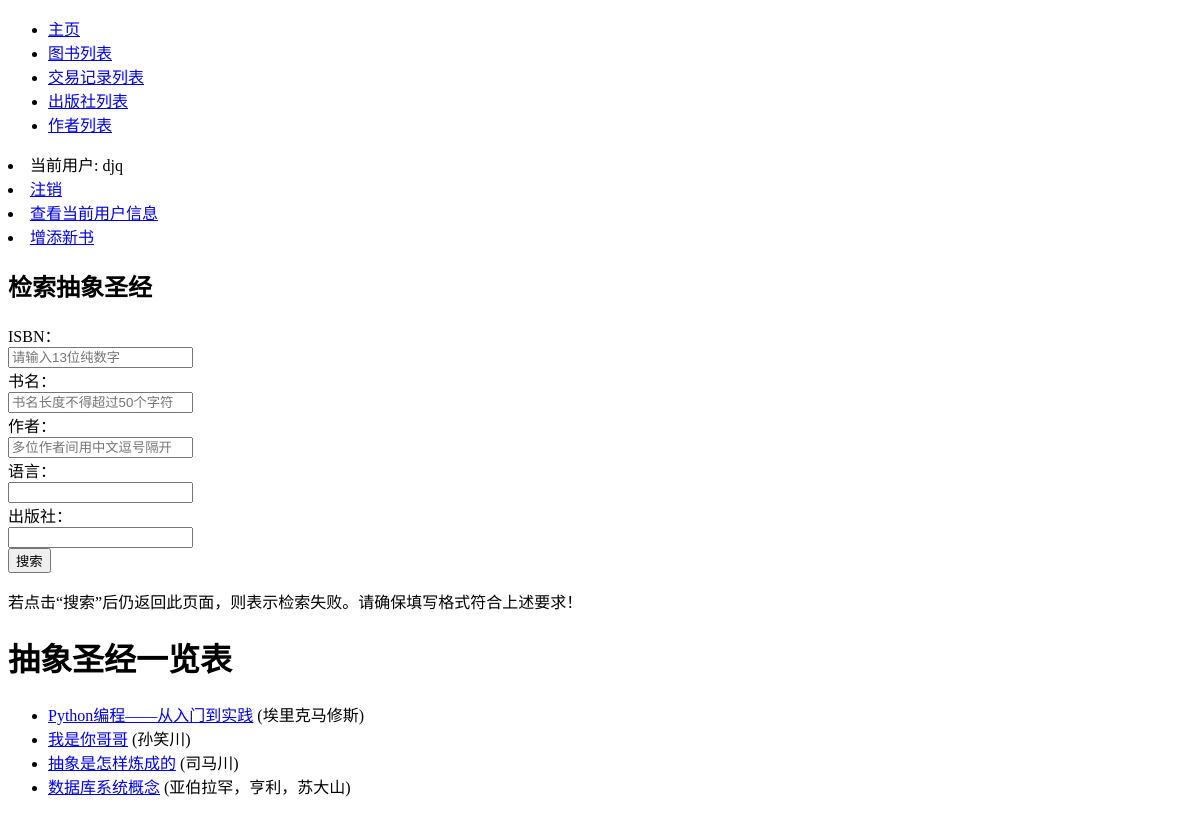
Before: /bookstore/books/ (signed in) with the older database file.
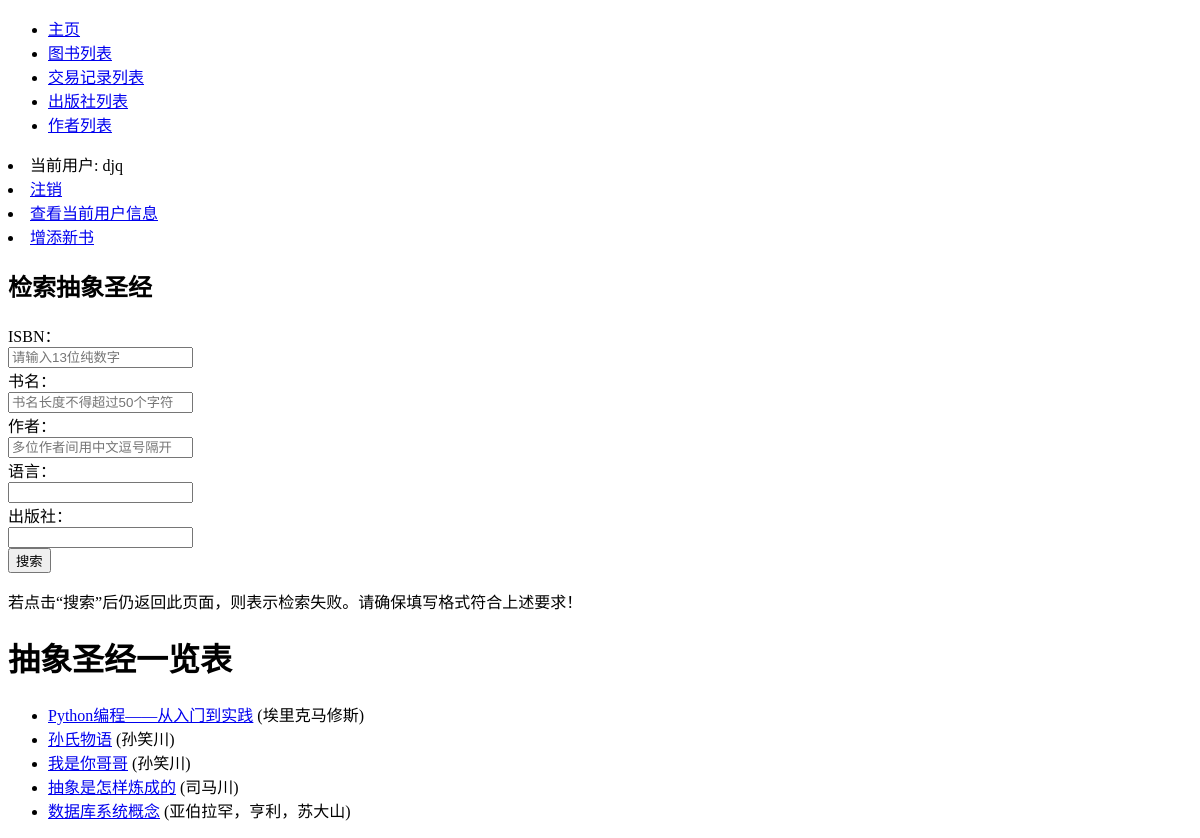
After: the same page with the newer database file.
### bookstore/models.py (models this page shows, shortened)
class Book(models.Model):
    ISBN = models.CharField(max_length=13, verbose_name='ISBN号', help_text='请输入纯数字ISBN（不带横杠）', validators=
                            [vl.RegexValidator(regex='^\d{13}$', message='请确保ISBN格式正确！')])
    name = models.CharField(max_length=50, verbose_name='书名')
    language = models.CharField(max_length=10, verbose_name='语言', default='汉语')
    author = models.ManyToManyField(Author, verbose_name='作者')
    publisher = models.ForeignKey(Publisher, on_delete=models.DO_NOTHING, verbose_name='出版社')
    price = models.DecimalField(max_digits=5, decimal_places=2, verbose_name='售价', validators=
                                [vl.MaxValueValidator(999.99, message='最高999.99元'),
                                 vl.MinValueValidator(0.01, message='最低0.01元')])
    inventory = models.IntegerField(verbose_name='当前库存', validators=[vl.MinValueValidator(0)], default=0)
    class Meta:
        verbose_name = '图书信息'
        verbose_name_plural = '图书信息'
        ordering = ['name', 'publisher']
    def get_absolute_url(self):
        return reverse('related_transaction', args=[str(self.id)])
    def get_author(self):
        return '，'.join([a.name for a in self.author.order_by('name')])

class Author(models.Model):
    name = models.CharField(max_length=30, verbose_name='作者姓名')
    class Meta:
        verbose_name = '作者'
        verbose_name_plural = '作者'
        ordering = ['name', ]

### bookstore/views.py (the view, shortened to what this page needs)
# urls.py: path('books/', views.book_list, name='books'),
@login_required
def book_list(request):
    all_books = Book.objects.all()
    ct = {'all_books': all_books}
    return render(request, 'bookstore/book_list.html', context=ct)

### bookstore/templates/bookstore/book_list.html (shortened to what this page needs)
{% extends "base.html" %}
{% block content %}
    <div class="container">
        <div class="row">
            <div class="col-md-6 col-md-offset-3 col-sm-10 col-sm-offset-1">
                <form method="POST" role="form" class="form-horizontal">
                    <h2 class="form-signin-heading text-center">检索抽象圣经</h2>
                    <div class="form-group">
                        <label for="id_ISBN" class="col-md-3 control-label">ISBN：</label>
                        <div class="col-md-9">
                            <input type="text" class="form-control" id="id_ISBN" name="ISBN" placeholder="请输入13位纯数字">
                        </div>
                    </div>
                    <div class="form-group">
                        <label for="id_name" class="col-md-3 control-label">书名：</label>
                        <div class="col-md-9">
                            <input type="text" class="form-control" id="id_name" name="name" placeholder="书名长度不得超过50个字符">
                        </div>
                    </div>
                    <div class="form-group">
                        <label for="id_author" class="col-md-3 control-label">作者：</label>
                        <div class="col-md-9">
                            <input type="text" class="form-control" name="author" id="id_author" placeholder="多位作者间用中文逗号隔开">
                        </div>
                    </div>
                    <div class="form-group">
                        <label for="id_language" class="col-md-3 control-label">语言：</label>
                        <div class="col-md-9">
                            <input type="text" class="form-control" name="language" id="id_language">
                        </div>
                    </div>
                    <div class="form-group">
                        <label for="id_publisher" class="col-md-3 control-label">出版社：</label>
                        <div class="col-md-9">
                            <input type="text" class="form-control" name="publisher" id="id_publisher">
                        </div>
                    </div>
                    <div class="form-group">
                        <div class="col-md-4 col-md-offset-4">
                            <button class="btn btn btn-primary btn-block" type="submit">搜索</button>
                        </div>
                    </div>
                </form>
            </div>
        </div>
    </div>
    <p>若点击“搜索”后仍返回此页面，则表示检索失败。请确保填写格式符合上述要求！</p>
    <h1>抽象圣经一览表</h1>
    {% if all_books %}
    <ul>
      {% for book in all_books %}
      <li>
        <a href="{{ book.get_absolute_url }}">{{ book.name }}</a> ({{ book.get_author }})
      </li>
      {% endfor %}
    </ul>
    {% else %}
      <p>没有了，没有抽象圣经了！</p>
    {% endif %}
{% endblock %}

### bookstore/templates/base.html (shortened to what this page needs)
<!DOCTYPE html>
<html lang="zh-hans">
<head>
</head>
<body>
  <div class="container-fluid">
    <div class="row">
    <div class="col-sm-2">
    {% block sidebar %}
      <ul class="sidebar-nav">
          <li><a href="{% url 'index' %}">主页</a></li>
          <li><a href="{% url 'books' %}">图书列表</a></li>
          <li><a href="{% url 'transactions' %}">交易记录列表</a></li>
          <li><a href="{% url 'publishers' %}">出版社列表</a></li>
          <li><a href="{% url 'authors' %}">作者列表</a></li>
      </ul>
      {% if user.is_authenticated %}
        <li>当前用户: {{ user.get_username }}</li>
        <li><a href="{% url 'logout'%}?next={{request.path}}">注销</a></li>
        <li><a href="{% url 'profile' user.id %}?next={{request.path}}">查看当前用户信息</a></li>
        <li><a href="{% url 'newbook' %}?next={{request.path}}">增添新书</a></li>
      {% else %}
        <li><a href="{% url 'login'%}?next={{request.path}}">前往登录界面</a></li>
      {% endif %}
    {% endblock %}
      </div>
      <div class="col-sm-10 ">
      {% block content %}{% endblock %}
      </div>
    </div>
  </div>
</body>
</html>

Changed rows visible on the page:
added Book: name "孙氏物语", get_author "孙笑川"
